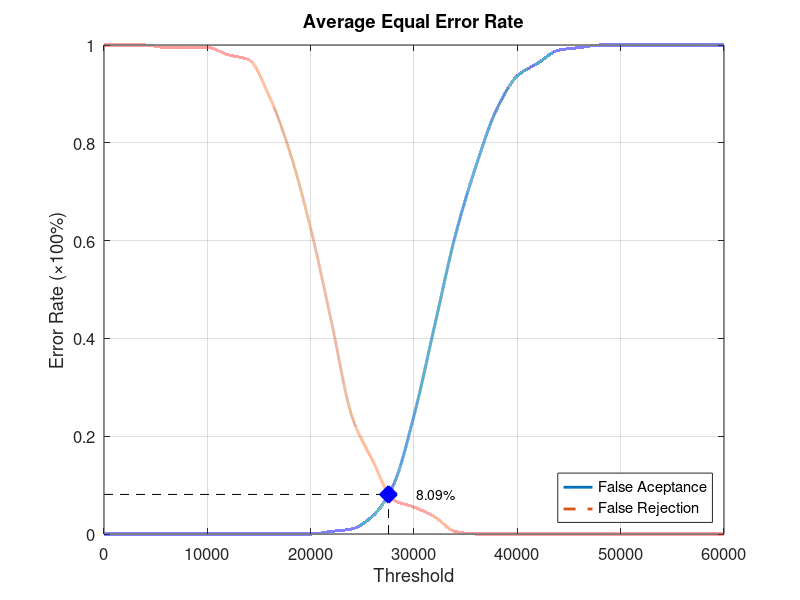
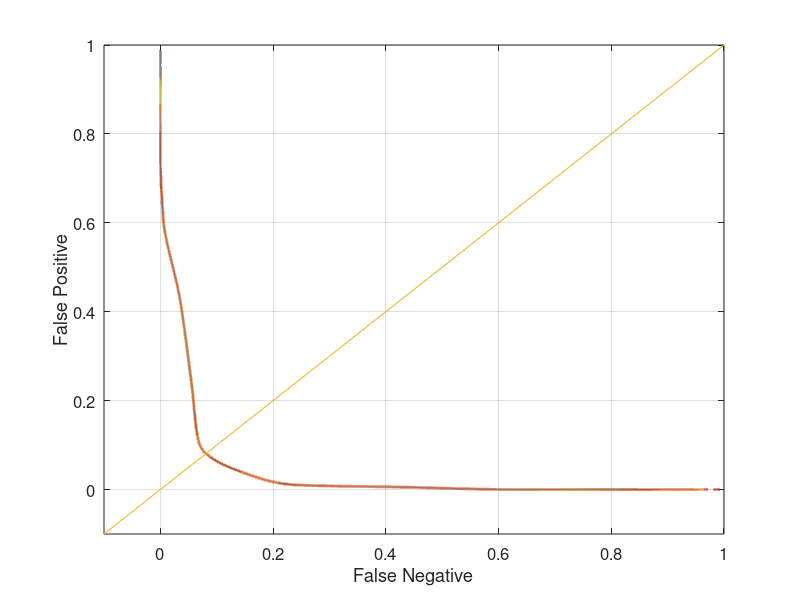

Write MATLAB code to recreate these figures, in order.
function yEER = Database3_4
close all;
clear;
clc;
x = 0:2000:60000;
xq = 0:0.5:60000;

y0 = [0 0 0 0 0 0 0 0 0 0 0 0.00526316 0.0105263 0.0368421 0.1 0.242105 0.426316 0.610526 0.752632 0.868421 0.936842 0.963158 0.989474 0.994737 1 1 1 1 1 1 1];
yy0 = interp1(x, y0, xq, 'pchip');
y1 = [1 1 1 0.995 0.995 0.995 0.98 0.97 0.895 0.78 0.625 0.435 0.24 0.15 0.07 0.055 0.035 0.005 0 0 0 0 0 0 0 0 0 0 0 0 0];
yy1 = interp1(x, y1, xq, 'pchip');

% Calculating EER: 
y2 = abs(y0 - y1);
find(y2 == min(y2))
yy2 = abs(yy0 - yy1);
xEER = find(yy2 == min(yy2));
xEERIndex = xq(xEER) % X-axis EER
yEER = yy0(xEER) % Y-axis EER

main = figure
plot(xq, yy0,'-','LineWidth', 2);	hold on
plot(xq, yy1,'--','LineWidth', 2);	hold on
plot([xEERIndex xEERIndex], [0 yEER], 'k--');	hold on
plot([0 xEERIndex], [yEER yEER], 'k--');	hold on
plot(xEERIndex, yEER, 'bx', 'LineWidth', 10);	hold on
text(xEERIndex + 10 * xEERIndex / 100, yEER, [num2str(round((10000 * yEER)) / 100) '%'])
legend('False Aceptance', 'False Rejection', 'Location', 'SouthEast')
xlabel('Threshold')
ylabel('Error Rate (\times100%)')
title('Average Equal Error Rate')
set(gca, 'FontSize', 12)
axis([0 60000 0 1])
grid on

print(main, 'Database3_4Main', '-dpng');
FNRxFPR = figure('Color', [1 1 1]);
plot(yy1, yy0, '-', yy1, yy0, 'LineWidth', 2);
hold on
y = -0.1:0.1:1
plot(y, y); 
set(gca, 'FontSize', 12)
xlabel('False Negative')
ylabel('False Positive')
axis([-0.1 1 -0.1 1])
set(gca, 'FontSize', 12)
grid on

print(FNRxFPR, 'Database3_4FNRxFPR','-dpng');
end
